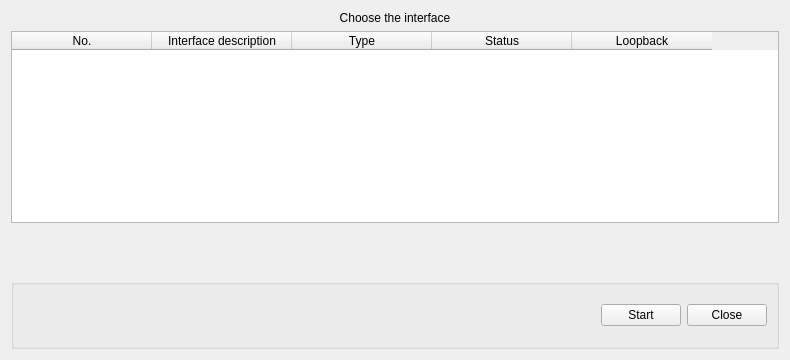
<?xml version="1.0" encoding="UTF-8"?>
<ui version="4.0">
 <class>if_choose</class>
 <widget class="QWidget" name="if_choose">
  <property name="geometry">
   <rect>
    <x>0</x>
    <y>0</y>
    <width>790</width>
    <height>360</height>
   </rect>
  </property>
  <property name="minimumSize">
   <size>
    <width>500</width>
    <height>260</height>
   </size>
  </property>
  <property name="windowTitle">
   <string>Form</string>
  </property>
  <layout class="QVBoxLayout" name="verticalLayout_2">
   <item>
    <layout class="QVBoxLayout" name="verticalLayout">
     <item>
      <widget class="QLabel" name="label">
       <property name="text">
        <string>Choose the interface</string>
       </property>
       <property name="alignment">
        <set>Qt::AlignCenter</set>
       </property>
      </widget>
     </item>
     <item>
      <widget class="QTableWidget" name="interface_list">
       <property name="selectionMode">
        <enum>QAbstractItemView::SingleSelection</enum>
       </property>
       <property name="selectionBehavior">
        <enum>QAbstractItemView::SelectRows</enum>
       </property>
       <property name="showGrid">
        <bool>false</bool>
       </property>
       <property name="gridStyle">
        <enum>Qt::NoPen</enum>
       </property>
       <attribute name="horizontalHeaderMinimumSectionSize">
        <number>30</number>
       </attribute>
       <attribute name="horizontalHeaderDefaultSectionSize">
        <number>140</number>
       </attribute>
       <attribute name="horizontalHeaderHighlightSections">
        <bool>false</bool>
       </attribute>
       <attribute name="verticalHeaderDefaultSectionSize">
        <number>20</number>
       </attribute>
       <attribute name="verticalHeaderHighlightSections">
        <bool>false</bool>
       </attribute>
       <column>
        <property name="text">
         <string>No.</string>
        </property>
       </column>
       <column>
        <property name="text">
         <string>Interface description</string>
        </property>
       </column>
       <column>
        <property name="text">
         <string>Type</string>
        </property>
       </column>
       <column>
        <property name="text">
         <string>Status</string>
        </property>
       </column>
       <column>
        <property name="text">
         <string>Loopback</string>
        </property>
       </column>
      </widget>
     </item>
     <item>
      <spacer name="verticalSpacer">
       <property name="orientation">
        <enum>Qt::Vertical</enum>
       </property>
       <property name="sizeHint" stdset="0">
        <size>
         <width>20</width>
         <height>40</height>
        </size>
       </property>
      </spacer>
     </item>
     <item>
      <widget class="QGroupBox" name="groupBox">
       <property name="minimumSize">
        <size>
         <width>0</width>
         <height>70</height>
        </size>
       </property>
       <property name="title">
        <string/>
       </property>
       <layout class="QHBoxLayout" name="horizontalLayout_2">
        <item>
         <layout class="QHBoxLayout" name="horizontalLayout">
          <item>
           <spacer name="horizontalSpacer">
            <property name="orientation">
             <enum>Qt::Horizontal</enum>
            </property>
            <property name="sizeHint" stdset="0">
             <size>
              <width>40</width>
              <height>20</height>
             </size>
            </property>
           </spacer>
          </item>
          <item>
           <widget class="QPushButton" name="start_cpt_btn">
            <property name="text">
             <string>Start</string>
            </property>
           </widget>
          </item>
          <item>
           <widget class="QPushButton" name="close_btn">
            <property name="text">
             <string>Close</string>
            </property>
           </widget>
          </item>
         </layout>
        </item>
       </layout>
      </widget>
     </item>
    </layout>
   </item>
  </layout>
 </widget>
 <resources/>
 <connections/>
</ui>
